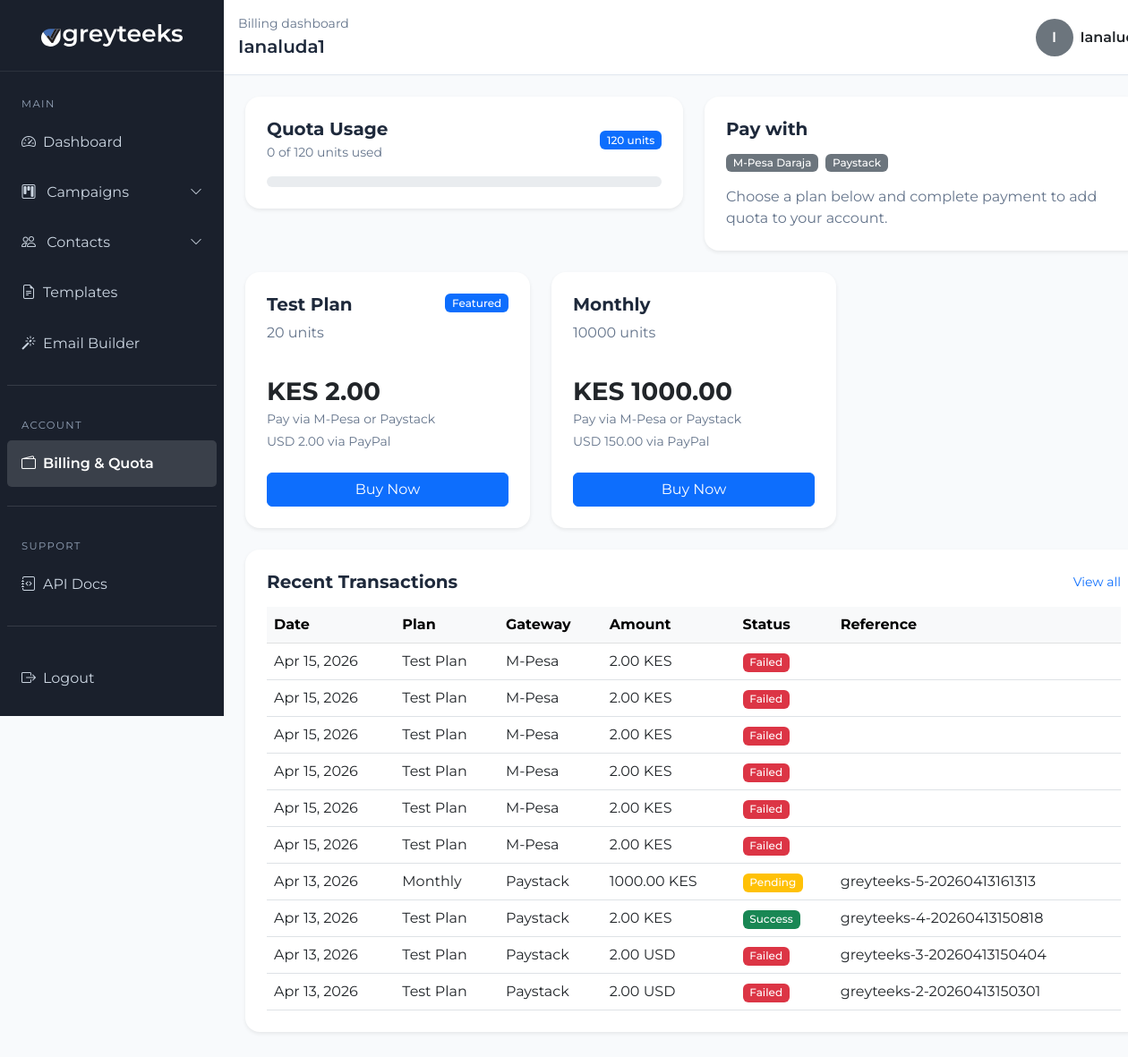
Page /billing/ (signed in) on the committed database.
### accounts/models.py (models this page shows, shortened)
class UserQuota(models.Model):
    user = models.OneToOneField(settings.AUTH_USER_MODEL, on_delete=models.CASCADE, related_name='quota')
    max_units = models.PositiveIntegerField(default=100)
    units_used = models.PositiveIntegerField(default=0)

### billing/models.py (models this page shows, shortened)
class PaymentGatewayConfig(models.Model):
    GATEWAY_CHOICES = [
        ('mpesa', 'M-Pesa Daraja'),
        ('paystack', 'Paystack'),
        ('paypal', 'PayPal'),
    ]
    gateway = models.CharField(max_length=20, choices=GATEWAY_CHOICES, unique=True)
    is_active = models.BooleanField(default=False)
    is_sandbox = models.BooleanField(default=True, help_text="Use sandbox/test credentials")
    mpesa_consumer_key = models.CharField(max_length=255, blank=True)
    mpesa_consumer_secret = models.CharField(max_length=255, blank=True)
    mpesa_shortcode = models.CharField(max_length=20, blank=True)
    mpesa_passkey = models.CharField(max_length=255, blank=True)
    mpesa_callback_url = models.URLField(blank=True)
    paystack_public_key = models.CharField(max_length=255, blank=True)
    paystack_secret_key = models.CharField(max_length=255, blank=True)
    paypal_client_id = models.CharField(max_length=255, blank=True)
    paypal_client_secret = models.CharField(max_length=255, blank=True)
    updated_at = models.DateTimeField(auto_now=True)

class PricingPlan(models.Model):
    name = models.CharField(max_length=100)
    units = models.PositiveIntegerField(help_text="Number of message units this plan adds")
    price_kes = models.DecimalField(max_digits=10, decimal_places=2, help_text="Price in KES for M-Pesa")
    price_usd = models.DecimalField(max_digits=10, decimal_places=2, help_text="Price in USD for PayPal/Paystack")
    description = models.TextField(blank=True, default='', help_text="Short description shown on the pricing page")
    is_active = models.BooleanField(default=True)
    is_featured = models.BooleanField(default=False)
    created_at = models.DateTimeField(auto_now_add=True)

class PaymentTransaction(models.Model):
    STATUS_CHOICES = [
        ('pending', 'Pending'),
        ('success', 'Success'),
        ('failed', 'Failed'),
        ('cancelled', 'Cancelled'),
    ]
    GATEWAY_CHOICES = [
        ('mpesa', 'M-Pesa'),
        ('paystack', 'Paystack'),
        ('paypal', 'PayPal'),
    ]
    user = models.ForeignKey(settings.AUTH_USER_MODEL, on_delete=models.CASCADE, related_name='transactions')
    plan = models.ForeignKey(PricingPlan, on_delete=models.SET_NULL, null=True)
    gateway = models.CharField(max_length=20, choices=GATEWAY_CHOICES)
    status = models.CharField(max_length=20, choices=STATUS_CHOICES, default='pending')
    amount = models.DecimalField(max_digits=10, decimal_places=2)
    currency = models.CharField(max_length=10, default='KES')
    units_purchased = models.PositiveIntegerField(default=0)
    gateway_reference = models.CharField(max_length=255, blank=True, help_text="Gateway transaction ID")
    mpesa_checkout_request_id = models.CharField(max_length=255, blank=True)
    mpesa_receipt_number = models.CharField(max_length=100, blank=True)
    paystack_reference = models.CharField(max_length=255, blank=True)
    paypal_order_id = models.CharField(max_length=255, blank=True)
    phone_number = models.CharField(max_length=20, blank=True, help_text="For M-Pesa STK push")
    created_at = models.DateTimeField(auto_now_add=True)
    updated_at = models.DateTimeField(auto_now=True)

### billing/views.py (the view)
# urls.py: path('', views.billing_home, name='billing_home'),
@login_required
def billing_home(request):
    plans = PricingPlan.objects.filter(is_active=True).order_by('price_kes')
    gateways = PaymentGatewayConfig.objects.filter(is_active=True).order_by('gateway')
    user_quota = getattr(request.user, 'quota', None)
    if user_quota is None:
        from accounts.models import UserQuota
        user_quota, _ = UserQuota.objects.get_or_create(user=request.user)
    transactions = PaymentTransaction.objects.filter(user=request.user).order_by('-created_at')[:10]
    used_units = user_quota.units_used or 0
    max_units = user_quota.max_units or 0
    quota_percent = 0
    if max_units > 0:
        quota_percent = min(100, int(round((used_units / max_units) * 100)))
    context = {
        'plans': plans,
        'gateways': gateways,
        'user_quota': user_quota,
        'transactions': transactions,
        'quota_percent': quota_percent,
    }
    return render(request, 'billing/billing_home.html', context)

### templates/billing/billing_home.html (shortened to what this page needs)
{% load static %}
<!DOCTYPE html>
<html lang="en">
<head>
    <link href="https://cdn.jsdelivr.net/npm/bootstrap@5.3.0/dist/css/bootstrap.min.css" rel="stylesheet">
    <link rel="stylesheet" href="https://cdn.jsdelivr.net/npm/bootstrap-icons@1.11.3/font/bootstrap-icons.min.css">
    <link rel="stylesheet" href="{% static 'css/dashboard.css' %}">
</head>
<body>
    <div class="container-fluid">
        <div class="row">
            {% include 'includes/sidebar.html' %}
            <main class="col-md-10 p-0">
                <div class="dashboard-top-bar d-flex justify-content-between align-items-center px-3 py-3 bg-white border-bottom">
                    <div>
                        <div class="text-muted small">Billing dashboard</div>
                        <div class="fs-5 fw-semibold">{{ user.first_name|default:user.username|title }}</div>
                    </div>
                    <div class="d-flex align-items-center gap-2">
                        <span class="rounded-circle bg-secondary text-white d-inline-flex align-items-center justify-content-center"
                              style="width:42px; height:42px;">
                            {{ user.username|first|upper }}
                        </span>
                        <span class="fw-semibold text-dark">{{ user.username|title }}</span>
                    </div>
                </div>
                <div class="dashboard-content p-4">
                    <div class="row g-4 mb-4">
                        <div class="col-md-6">
                            <div class="card border-0 shadow-sm p-4 rounded-4">
                                <div class="d-flex justify-content-between align-items-center mb-3">
                                    <div>
                                        <h5 class="fw-bold mb-1">Quota Usage</h5>
                                        <div class="small text-muted">{{ user_quota.units_used|default:0 }} of {{ user_quota.max_units|default:0 }} units used</div>
                                    </div>
                                    <span class="badge bg-primary">{{ user_quota.max_units|default:0 }} units</span>
                                </div>
                                <div class="progress" style="height: 12px;">
                                </div>
                            </div>
                        </div>
                        <div class="col-md-6">
                            <div class="card border-0 shadow-sm p-4 rounded-4">
                                <h5 class="fw-bold mb-3">Pay with</h5>
                                <div class="d-flex gap-2 flex-wrap">
                                    {% for gateway in gateways %}
                                        <span class="badge bg-secondary text-white text-capitalize">{{ gateway.get_gateway_display }}</span>
                                    {% empty %}
                                        <span class="text-muted">No active payment methods.</span>
                                    {% endfor %}
                                </div>
                                <p class="text-muted mt-3 mb-0">Choose a plan below and complete payment to add quota to your account.</p>
                            </div>
                        </div>
                    </div>
                    <div class="row g-4 mb-4">
                        {% for plan in plans %}
                            <div class="col-lg-4">
                                <div class="card border-0 shadow-sm p-4 rounded-4 h-100">
                                    <div class="d-flex justify-content-between align-items-start">
                                        <div>
                                            <h5 class="fw-bold">{{ plan.name }}</h5>
                                            <p class="text-muted mb-2">{{ plan.units }} units</p>
                                        </div>
                                        {% if plan.is_featured %}
                                            <span class="badge bg-primary">Featured</span>
                                        {% endif %}
                                    </div>
                                    <div class="py-4">
                                        <div class="fs-3 fw-bold">KES {{ plan.price_kes }}</div>
                                        <div class="text-muted small">Pay via M-Pesa or Paystack</div>
                                        <div class="text-muted small mt-1">USD {{ plan.price_usd }} via PayPal</div>
                                    </div>
                                    <button type="button" class="btn btn-primary w-100 select-plan-btn" data-plan-id="{{ plan.id }}" data-plan-name="{{ plan.name }}" data-plan-kes="{{ plan.price_kes }}" data-plan-usd="{{ plan.price_usd }}">
                                        Buy Now
                                    </button>
                                </div>
                            </div>
                        {% empty %}
                            <div class="col-12">
                                <div class="alert alert-secondary">No pricing plans are available.</div>
                            </div>
                        {% endfor %}
                    </div>
                    <div class="card border-0 shadow-sm rounded-4 p-4 mb-4">
                        <div class="d-flex justify-content-between align-items-center mb-3">
                            <h5 class="fw-bold mb-0">Recent Transactions</h5>
                            <a href="{% url 'admin_transactions' %}" class="small text-decoration-none">View all</a>
                        </div>
                        <div class="table-responsive">
                            <table class="table table-hover align-middle mb-0">
                                <thead class="table-light">
                                    <tr>
                                        <th>Date</th>
                                        <th>Plan</th>
                                        <th>Gateway</th>
                                        <th>Amount</th>
                                        <th>Status</th>
                                        <th>Reference</th>
                                    </tr>
                                </thead>
                                <tbody>
                                    {% for txn in transactions %}
                                        <tr>
                                            <td>{{ txn.created_at|date:"M d, Y" }}</td>
                                            <td>{{ txn.plan.name }}</td>
                                            <td>{{ txn.get_gateway_display }}</td>
                                            <td>{{ txn.amount }} {{ txn.currency }}</td>
                                            <td>
                                                <span class="badge {% if txn.status == 'success' %}bg-success{% elif txn.status == 'pending' %}bg-warning{% elif txn.status == 'failed' %}bg-danger{% else %}bg-secondary{% endif %}">
                                                    {{ txn.get_status_display }}
                                                </span>
                                            </td>
                                            <td>{{ txn.gateway_reference|default:txn.paystack_reference|default:txn.paypal_order_id|default:txn.mpesa_receipt_number }}</td>
                                        </tr>
                                    {% empty %}
                                        <tr>
                                            <td colspan="6" class="text-center text-muted py-4">No transactions yet.</td>
                                        </tr>
                                    {% endfor %}
                                </tbody>
                            </table>
                        </div>
                    </div>
                </div>
            </main>
        </div>
    </div>
</body>
</html>

### static/css/dashboard.css (style rules this page uses)
body { background-color: #f8fafc; font-family: 'Montserrat', sans-serif; color: #1e293b; }
main { margin-left: 250px; width: calc(100% - 250px); }
.dashboard-content { padding-left: 1.5rem; padding-right: 1.5rem; }
.dashboard-top-bar { min-height: 80px; background: #ffffff; border-bottom: 1px solid #e2e8f0 !important; box-shadow: 0 1px 2px 0 rgba(0, 0, 0, 0.02); }
.dashboard-top-bar .rounded-circle { font-size: 1rem; text-transform: uppercase; font-weight: 600; }
h1, h2, h3, h4, h5, h6 { font-family: 'Montserrat', sans-serif; font-weight: 600; color: #1e293b; }
.text-muted { color: #64748b !important; }
.badge { font-weight: 500; }

### rows in the picture
UserQuota: units_used "0", max_units "120"
PaymentGatewayConfig: gateway "M-Pesa Daraja"
PaymentGatewayConfig: gateway "Paystack"
PricingPlan: name "Test Plan", units "20", is_featured "Featured", price_kes "2.00", price_usd "2.00"
PricingPlan: name "Monthly", units "10000", price_kes "1000.00", price_usd "150.00"
PaymentTransaction: created_at "Apr 15, 2026", plan.name "Test Plan", gateway "M-Pesa", amount "2.00", currency "KES", status "Failed"
PaymentTransaction: created_at "Apr 15, 2026", plan.name "Test Plan", gateway "M-Pesa", amount "2.00", currency "KES", status "Failed"
PaymentTransaction: created_at "Apr 15, 2026", plan.name "Test Plan", gateway "M-Pesa", amount "2.00", currency "KES", status "Failed"
PaymentTransaction: created_at "Apr 15, 2026", plan.name "Test Plan", gateway "M-Pesa", amount "2.00", currency "KES", status "Failed"
PaymentTransaction: created_at "Apr 15, 2026", plan.name "Test Plan", gateway "M-Pesa", amount "2.00", currency "KES", status "Failed"
PaymentTransaction: created_at "Apr 15, 2026", plan.name "Test Plan", gateway "M-Pesa", amount "2.00", currency "KES", status "Failed"
PaymentTransaction: created_at "Apr 13, 2026", plan.name "Monthly", gateway "Paystack", amount "1000.00", currency "KES", status "Pending", gateway_reference "greyteeks-5-20260413161313"
PaymentTransaction: created_at "Apr 13, 2026", plan.name "Test Plan", gateway "Paystack", amount "2.00", currency "KES", status "Success", gateway_reference "greyteeks-4-20260413150818"
PaymentTransaction: created_at "Apr 13, 2026", plan.name "Test Plan", gateway "Paystack", amount "2.00", currency "USD", status "Failed", gateway_reference "greyteeks-3-20260413150404"
PaymentTransaction: created_at "Apr 13, 2026", plan.name "Test Plan", gateway "Paystack", amount "2.00", currency "USD", status "Failed", gateway_reference "greyteeks-2-20260413150301"

### other values in the picture
{{ user.first_name|default:user.username|title }} "Ianaluda1"
{{ user.username|first|upper }} "I"
